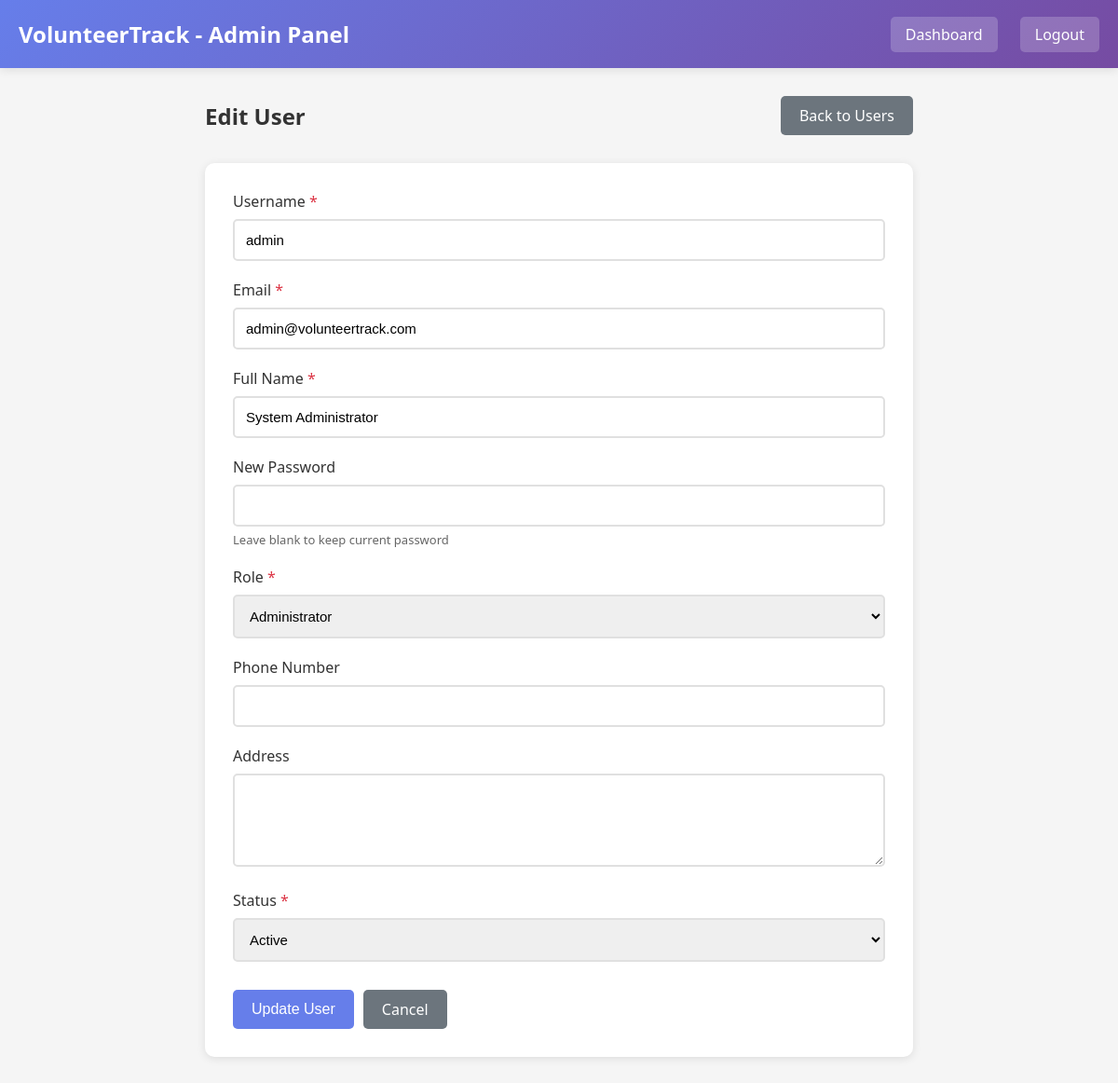
Screenshot of /users/admin/modules/users/edit_user.php?id=7 (signed in) with the database file from the repository.
### tables this page shows
CREATE TABLE `users` (
  `user_id` int(11) NOT NULL,
  `username` varchar(50) NOT NULL,
  `email` varchar(100) NOT NULL,
  `password` varchar(255) NOT NULL,
  `full_name` varchar(100) NOT NULL,
  `role` enum('volunteer','coordinator','admin') NOT NULL DEFAULT 'volunteer',
  `phone` varchar(20) DEFAULT NULL,
  `address` text DEFAULT NULL,
  `status` enum('active','inactive') DEFAULT 'active',
  `created_at` timestamp NOT NULL DEFAULT current_timestamp(),
  `updated_at` timestamp NOT NULL DEFAULT current_timestamp() ON UPDATE current_timestamp()
);

### users/admin/modules/users/edit_user.php (the view, shortened to what this page needs)
<?php
$database = new Database();
$db = $database->getConnection();
$user_id = $_GET['id'];
$query = "SELECT * FROM users WHERE user_id = :user_id";
$stmt = $db->prepare($query);
$stmt->bindParam(':user_id', $user_id);
$stmt->execute();
$user = $stmt->fetch(PDO::FETCH_ASSOC);
?>
<!DOCTYPE html>
<html lang="en">
<head>
</head>
<body>
    <div class="header">
        <div class="header-content">
            <h1><?php echo SITE_NAME; ?> - Admin Panel</h1>
            <div class="header-links">
                <a href="../../a_dashboard.php">Dashboard</a>
                <a href="../../../../logout.php">Logout</a>
            </div>
        </div>
    </div>
    <div class="container">
        <div class="page-header">
            <h2>Edit User</h2>
            <a href="manage_users.php" class="btn btn-secondary">Back to Users</a>
        </div>
        <div class="card">
            <form method="POST" action="">
                <div class="form-group">
                    <label>Username <span class="required">*</span></label>
                    <input type="text" name="username" required
                           value="<?php echo htmlspecialchars($user['username']); ?>">
                </div>
                <div class="form-group">
                    <label>Email <span class="required">*</span></label>
                    <input type="email" name="email" required
                           value="<?php echo htmlspecialchars($user['email']); ?>">
                </div>
                <div class="form-group">
                    <label>Full Name <span class="required">*</span></label>
                    <input type="text" name="full_name" required
                           value="<?php echo htmlspecialchars($user['full_name']); ?>">
                </div>
                <div class="form-group">
                    <label>New Password</label>
                    <input type="password" name="new_password" minlength="6">
                    <div class="help-text">Leave blank to keep current password</div>
                </div>
                <div class="form-group">
                    <label>Role <span class="required">*</span></label>
                    <select name="role" required>
                        <option value="admin" <?php echo ($user['role'] == 'admin') ? 'selected' : ''; ?>>Administrator</option>
                    </select>
                </div>
                <div class="form-group">
                    <label>Phone Number</label>
                    <input type="tel" name="phone"
                           value="<?php echo htmlspecialchars($user['phone']); ?>">
                </div>
                <div class="form-group">
                    <label>Address</label>
                    <textarea name="address"><?php echo htmlspecialchars($user['address']); ?></textarea>
                </div>
                <div class="form-group">
                    <label>Status <span class="required">*</span></label>
                    <select name="status" required>
                        <option value="active" <?php echo ($user['status'] == 'active') ? 'selected' : ''; ?>>Active</option>
                    </select>
                </div>
                <div class="form-actions">
                    <button type="submit" class="btn btn-primary">Update User</button>
                    <a href="manage_users.php" class="btn btn-secondary">Cancel</a>
                </div>
            </form>
        </div>
    </div>
</body>
</html>

### users/admin/modules/users/edit_user.php (style rules this page uses)
* { margin: 0; padding: 0; box-sizing: border-box; }
body { font-family: 'Segoe UI', Tahoma, Geneva, Verdana, sans-serif; background: #f5f5f5; }
.header { background: linear-gradient(135deg, #667eea 0%, #764ba2 100%); color: white; padding: 20px; box-shadow: 0 2px 10px rgba(0,0,0,0.1); }
.header-content { max-width: 1200px; margin: 0 auto; display: flex; justify-content: space-between; align-items: center; }
.header h1 { font-size: 24px; }
.header-links a { color: white; text-decoration: none; margin-left: 20px; padding: 8px 16px; border-radius: 5px; background: rgba(255,255,255,0.2); }
.container { max-width: 800px; margin: 30px auto; padding: 0 20px; }
.page-header { display: flex; justify-content: space-between; align-items: center; margin-bottom: 30px; }
.page-header h2 { color: #333; }
.btn { padding: 10px 20px; border: none; border-radius: 5px; cursor: pointer; text-decoration: none; display: inline-block; transition: all 0.3s; }
.btn-secondary { background: #6c757d; color: white; }
.btn-primary { background: #667eea; color: white; font-size: 16px; }
.card { background: white; border-radius: 10px; box-shadow: 0 2px 10px rgba(0,0,0,0.1); padding: 30px; }
.form-group { margin-bottom: 20px; }
.form-group label { display: block; margin-bottom: 8px; color: #333; font-weight: 500; }
.required { color: #dc3545; }
.form-group input, .form-group select, .form-group textarea { width: 100%; padding: 12px; border: 2px solid #e0e0e0; border-radius: 5px; font-size: 15px; transition: border-color 0.3s; }
.form-group textarea { resize: vertical; min-height: 100px; }
.form-actions { display: flex; gap: 10px; margin-top: 30px; }
.help-text { font-size: 13px; color: #666; margin-top: 5px; }

### rows the page displays
users: username "admin", email "admin@volunteertrack.com", full_name "System Administrator", role "Administrator", status "Active"

### other values shown
SITE_NAME "VolunteerTrack"
